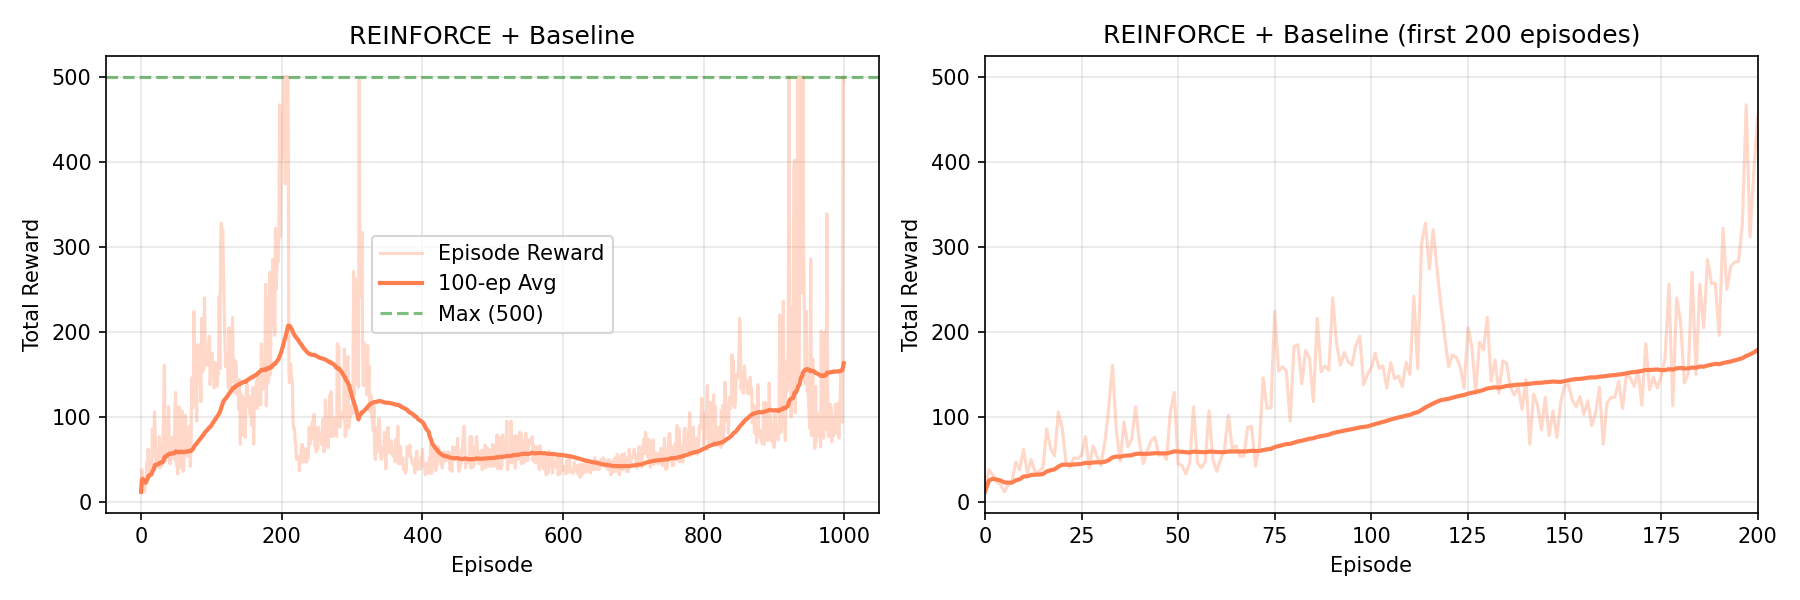

Python code for this plot:
"""
第 4 章 REINFORCE + 基线（Baseline）—— 解决"奖励总是正的"问题

核心改进（对应 chapter4_order.md §4.5.1）:
    原始 REINFORCE 中所有奖励都是正的 → 未采样到的动作概率被错误压低。
    减一个基线 b 让奖励有正有负 → 低于平均的动作被惩罚，高于平均的被奖励。

公式对照:
    梯度:  ∇R̄_θ ≈ (1/N) Σ_n Σ_t  (G_t - b) · ∇log π_θ(a_t | s_t)    —— §4.5.1
    基线:  b = 历史回报的滑动平均（最简单的做法）
    损失:  L = - Σ_t (G_t - b) · log π_θ(a_t | s_t)

    其中 G_t = Σ_{k=t+1}^T γ^{k-t-1} r_k（折扣回报，§4.5.2 的信用分配）

与 reinforce.py 的区别:
    1. 权重从 G_t 变为 G_t - b（基线修正）
    2. 使用折扣回报 G_t（而非整场总分 R(τ)）—— 已包含信用分配
    3. 训练更稳定，方差更小

运行方式:
    python reinforce_baseline.py
"""

import gymnasium as gym
import torch
import torch.nn as nn
import torch.nn.functional as F
import torch.optim as optim
import numpy as np
import matplotlib
matplotlib.use('Agg')
import matplotlib.pyplot as plt
import sys
import os

if hasattr(sys.stdout, 'reconfigure'):
    sys.stdout.reconfigure(encoding='utf-8')


# ──────────────────────────────────────────────────────────────────
# 策略网络
# ──────────────────────────────────────────────────────────────────
class PolicyNet(nn.Module):
    """两层 MLP，输入状态 → 输出动作 logits。"""

    def __init__(self, state_dim, action_dim, hidden_dim=128):
        super().__init__()
        self.fc1 = nn.Linear(state_dim, hidden_dim)
        self.fc2 = nn.Linear(hidden_dim, action_dim)

    def forward(self, x):
        x = F.relu(self.fc1(x))
        return self.fc2(x)

    def get_action(self, state):
        """按策略采样动作，返回 (action, log_prob)。"""
        state = torch.FloatTensor(state).unsqueeze(0)
        logits = self.forward(state)
        probs = F.softmax(logits, dim=-1)
        dist = torch.distributions.Categorical(probs)
        action = dist.sample()
        log_prob = dist.log_prob(action)
        return action.item(), log_prob


# ──────────────────────────────────────────────────────────────────
# REINFORCE + Baseline 训练
# ──────────────────────────────────────────────────────────────────
def train_reinforce_baseline(env, policy_net, optimizer, n_episodes=1000,
                             gamma=0.99, print_every=100):
    """
    REINFORCE + 基线（滑动平均）。

    每回合:
        1. 采样一条完整轨迹
        2. 从后往前计算折扣回报 G_t
        3. 用历史 G_t 的滑动平均作为基线 b
        4. 损失 = - Σ_t (G_t - b) · log π(a_t|s_t)

    关键: 当 G_t > b → 正权重 → 提升该动作概率
          当 G_t < b → 负权重 → 降低该动作概率
    """
    reward_history = []
    avg_reward_history = []
    baseline = 0.0           # 基线 b，初始为 0
    baseline_alpha = 0.05    # 滑动平均系数（类似学习率）

    for ep in range(n_episodes):
        # ── 1. 采样轨迹 ──
        state, _ = env.reset()
        log_probs = []
        rewards = []
        done = False
        total_reward = 0

        while not done:
            action, log_prob = policy_net.get_action(state)
            next_state, reward, terminated, truncated, _ = env.step(action)
            done = terminated or truncated

            log_probs.append(log_prob)
            rewards.append(reward)
            total_reward += reward
            state = next_state

        reward_history.append(total_reward)

        # ── 2. 从后往前计算折扣回报 G_t ──
        T = len(rewards)
        returns = torch.zeros(T)
        G = 0.0
        for t in reversed(range(T)):
            G = rewards[t] + gamma * G
            returns[t] = G

        # ── 3. 更新基线（滑动平均） ──
        #  b ← b + α · (mean(G_t) - b)
        baseline = baseline + baseline_alpha * (returns.mean().item() - baseline)

        # ── 4. 构造损失: L = - Σ_t (G_t - b) · log π(a_t|s_t) ──
        policy_loss = []
        for log_prob, G_t in zip(log_probs, returns):
            advantage = G_t - baseline          # 优势估计（简化版）
            policy_loss.append(-log_prob * advantage)
        loss = torch.stack(policy_loss).sum()

        # ── 5. 反向传播 ──
        optimizer.zero_grad()
        loss.backward()
        optimizer.step()

        # ── 日志 ──
        avg_reward = np.mean(reward_history[-100:]) if len(reward_history) >= 100 else np.mean(reward_history)
        avg_reward_history.append(avg_reward)

        if (ep + 1) % print_every == 0:
            print(f"  回合 {ep+1:>4d}/{n_episodes} | "
                  f"奖励: {total_reward:>4.0f} | "
                  f"基线 b: {baseline:>6.1f} | "
                  f"近100回合平均: {avg_reward:.1f}")

    return reward_history, avg_reward_history


# ──────────────────────────────────────────────────────────────────
# 主程序
# ──────────────────────────────────────────────────────────────────
def main():
    print("=" * 60)
    print("  第 4 章 REINFORCE + Baseline")
    print("  ∇R̄ ≈ (1/N) Σ Σ (G_t - b) · ∇log π(a_t|s_t)")
    print("=" * 60)

    env = gym.make("CartPole-v1")
    state_dim = env.observation_space.shape[0]
    action_dim = env.action_space.n
    print(f"\n环境: CartPole-v1")
    print(f"  状态维度: {state_dim}, 动作数: {action_dim}")
    print(f"  改进: 添加基线 b (滑动平均)，让奖励有正有负\n")

    policy_net = PolicyNet(state_dim, action_dim, hidden_dim=128)
    optimizer = optim.Adam(policy_net.parameters(), lr=0.01)

    print("开始训练...\n")
    rewards, avg_rewards = train_reinforce_baseline(
        env, policy_net, optimizer,
        n_episodes=1000, gamma=0.99, print_every=100
    )
    env.close()

    # ── 结果 ──
    print(f"\n[训练完成]")
    print(f"  前100回合平均奖励: {np.mean(rewards[:100]):.1f}")
    print(f"  后100回合平均奖励: {np.mean(rewards[-100:]):.1f}")
    print(f"  最高单回合奖励:    {np.max(rewards):.0f}")

    # ── 绘图 ──
    fig, axes = plt.subplots(1, 2, figsize=(12, 4))

    axes[0].plot(rewards, alpha=0.3, color='coral', label='Episode Reward')
    axes[0].plot(avg_rewards, color='coral', linewidth=2, label='100-ep Avg')
    axes[0].axhline(y=500, color='green', linestyle='--', alpha=0.5, label='Max (500)')
    axes[0].set_xlabel('Episode')
    axes[0].set_ylabel('Total Reward')
    axes[0].set_title('REINFORCE + Baseline')
    axes[0].legend()
    axes[0].grid(True, alpha=0.3)

    axes[1].plot(rewards, alpha=0.3, color='coral')
    axes[1].plot(avg_rewards, color='coral', linewidth=2)
    axes[1].set_xlabel('Episode')
    axes[1].set_ylabel('Total Reward')
    axes[1].set_title('REINFORCE + Baseline (first 200 episodes)')
    axes[1].set_xlim(0, 200)
    axes[1].grid(True, alpha=0.3)

    plt.tight_layout()
    plt.savefig("reinforce_baseline.png", dpi=150)
    plt.close()
    print(f"\n图表已保存为 reinforce_baseline.png")

    print("\n" + "=" * 60)
    print("核心要点:")
    print("  1. 基线 b = 历史 G_t 的滑动平均")
    print("  2. G_t > b → 正权重（好动作，提升概率）")
    print("  3. G_t < b → 负权重（差动作，降低概率）")
    print("  4. 解决未采样动作概率被错误压低的问题")
    print("  5. b 也可用 Critic 网络估计 → Actor-Critic 的起点")
    print("=" * 60)


if __name__ == "__main__":
    main()
